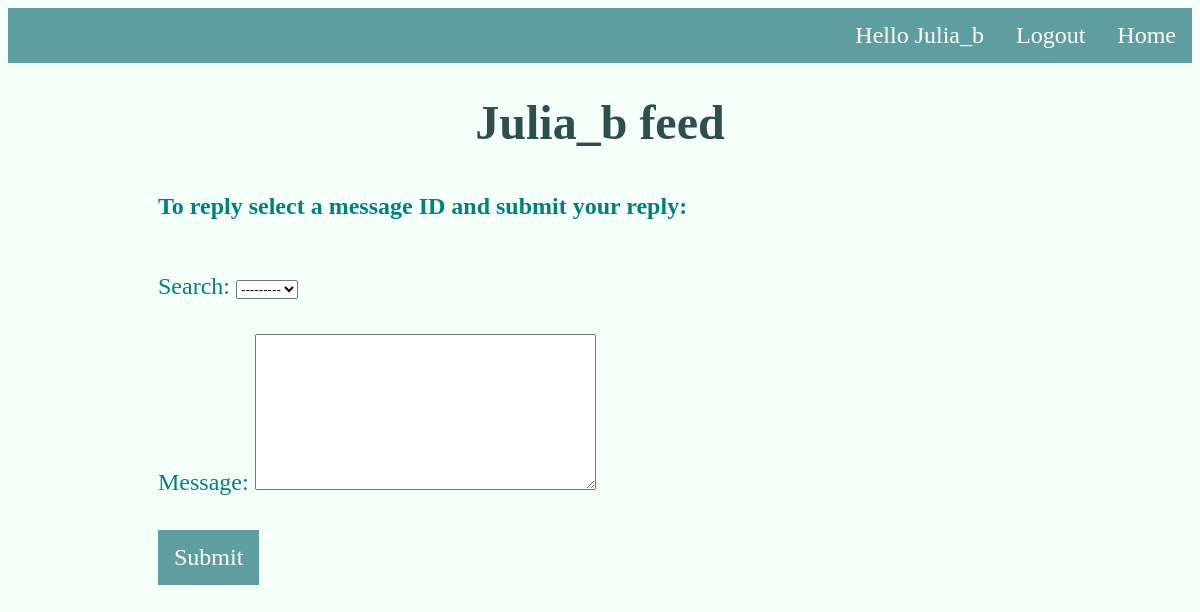
The app's page /feed/ (signed in), older data.
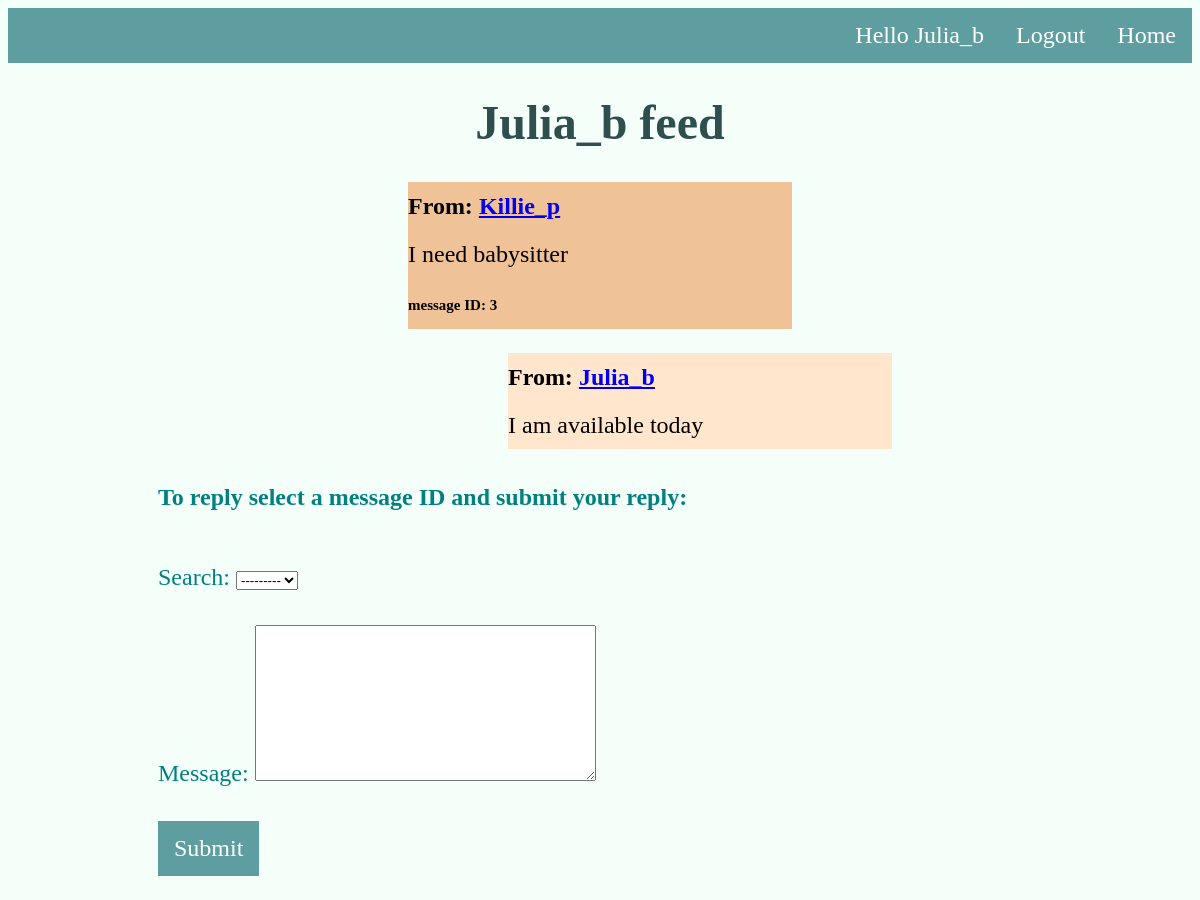
The same page, newer data.
### accounts/models.py (models this page shows, shortened)
class Search(models.Model):
    username = models.CharField(max_length = 100) #parent username
    min_exp = models.IntegerField()
    gender = models.CharField(max_length=300, choices=CHOICES_GENDER)
    message = models.TextField()
    results = models.ManyToManyField(Details, blank=True) # list of babysitter found with the params
    reply = models.ManyToManyField(Reply, blank=True)  # list of babysitter replys
    def __str__(self):
        return str(self.id)

class Reply(models.Model): # babysitter reply messages - only when got reply. To add to Serach
    babysitter = models.CharField(max_length=100)
    message = models.TextField()

### accounts/views.py (the view)
# urls.py: path('feed/', views.feed_view, name='feed'),
@login_required(login_url='accounts:login_form')
def feed_view(request):
    if request.method == "POST":
        reply = Reply.objects.create(babysitter = request.user.username,
                            message = request.POST['message'])
        search_mes = ReplySearch.objects.get(search=request.POST['search'],
                                             babysitter = request.user.username)
        search_mes.message= request.POST['message']
        search_mes.save()
        current_search = Search.objects.get(id=request.POST['search'])
        current_search.reply.add(reply)
        current_search.save()
        return redirect("accounts:feed")
    else:
        profile = Profile.objects.get(username=request.user.username)
        if profile.type == "Parent":
            parent_search = Search.objects.all().filter(username=request.user.username)
            return render(request, "accounts/feed.html",
                          {"parent_search": parent_search,
                           "type" : "Parent"})
        else:
            reply_message = ReplySearch.objects.filter(babysitter=request.user.username)
            id_search = reply_message.values_list('search', flat=True)
            parent_search = Search.objects.all().filter(id__in=id_search) # TODO order by search id
            reply_form = ReplyForm(parent_search=parent_search)
            return render(request, "accounts/feed.html",
                          {"parent_search": parent_search,
                           "reply_form" : reply_form,
                           "type" : "Babysitter"})

### accounts/forms.py
class ReplyForm(forms.ModelForm):
    def __init__(self, parent_search, *args, **kwargs):
        super(ReplyForm, self).__init__(*args, **kwargs)
        self.fields['search'] = forms.ModelChoiceField(queryset=parent_search)
    class Meta:
        model = ReplySearch
        fields = ('search', 'message')

### templates/accounts/feed.html (shortened to what this page needs)
{% extends 'base_layout.html' %}s
{% block content %}
<h1> {{user.username}} feed</h1>
{% for p in  parent_search %}
<p class="message_p">
    <span class="username">
        From: <a href ="{% url 'accounts:info' username=p.username %}">{{p.username}}</a></span>
    <br> {{p.message}} <br>
    <span class="smaller"> message ID: {{p.id}}</span> </p>
    {% if type == "Babysitter" %}
        {% for r in  p.reply.all %}
            {% if r.babysitter == user.username %}
            <p class="reply">
             <span class="username">
            From: <a href ="{% url 'accounts:info' username=r.babysitter %}">{{r.babysitter}}</a></span>
            <br> {{r.message}}
            </p>
            {% endif %}
        {% endfor %}
    {% endif %}
{% endfor %}
{% if type == "Babysitter" %}
<p> <span  class ="bold"> To reply select a message ID and submit your reply: </span> </p>
 <form method="post" style="margin-top: 1.3em;" >
              {{ reply_form.as_p }}
               <p><button type="submit">Submit</button></p>
</form>
{% endif %}
{% endblock %}

Row changes from the older to the newer data that the page shows:
now on this page (row unchanged): Search: username "Killie_p", message "I need babysitter", id "3"
added Reply: babysitter "Julia_b", message "I am available today"
